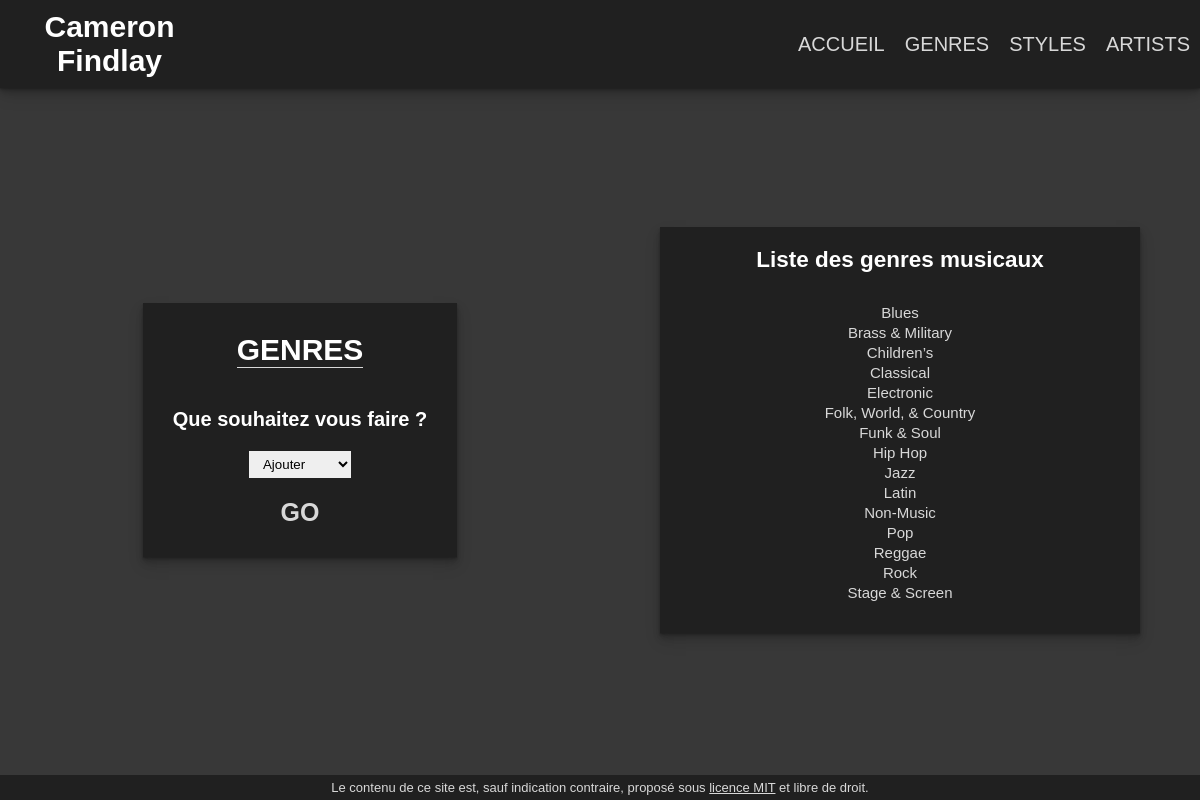
Screenshot of /?genres with the database file from the repository.
### tables this page shows
CREATE TABLE `genres` (
  `genre_id` int(11) NOT NULL,
  `genre_name` varchar(255) DEFAULT NULL
);

### src/php/model/model.genres.php (called while the page is built, shortened)
<?php
class Genres {
  public static function afficheGenres() {
    try {
      $pdo = new PDO(DB_DRIVER . ":host=" . DB_HOST . ";dbname=" . DB_NAME . ";charset=" . DB_CHARSET, DB_LOGIN, DB_PASS, DB_OPTIONS);
      $requete = "SELECT * FROM `genres`;";
      $prepare = $pdo->prepare($requete);
      $prepare->execute();
      $resultat = $prepare->fetchAll();
      return $resultat;
    } catch (PDOException $e) {
      exit("❌🙀❌ OOPS :\n" . $e->getMessage());
    }
  }
}

### src/php/view/view.genre.list.php (the view)
<div>
  <h2>Liste des genres musicaux</h2>
  <ul>
    <?php
    foreach($listGenres as $key => $value){
      echo "<li>".htmlentities($value['genre_name'], ENT_QUOTES)."</li>";
    }
    ?>
  </ul>
</div>

### index.php (shortened to what this page needs)
<?php
parse_str($_SERVER["QUERY_STRING"], $qs);
$keys = array_keys($qs);
$route = array_shift($keys);
  switch ($route){
    case "genres":
      include("src/php/controller/control.genres.php");
    break;
  }
  exit;

### src/php/view/view.header.php (shortened to what this page needs)
<!DOCTYPE html>
<html lang="fr">
<head>
  <link rel="stylesheet" type="text/css" href="src/css/style.css" />
</head>
<body>
  <nav>
    <a href="?accueil">
      <h1>Cameron Findlay</h1>
    </a>
    <div class="menu">
      <a href="?accueil">accueil</a>
      <a href="?genres">genres</a>
      <a href="?styles">styles</a>
      <a href="?artists">artists</a>
    </div>
  </nav>
  <main>

### src/php/controller/control.genres.php (shortened to what this page needs)
<?php
  require "src/php/model/model.genres.php";
  $listGenres = Genres::afficheGenres();
require "src/php/view/view.header.php";
  if(!isset($_POST['select_genre_submit']) && !isset($_POST['select_genre_mod_submit'])){
    require "src/php/view/view.genre.1.php";
  }
  require "src/php/view/view.genre.list.php";
require "src/php/view/view.footer.php";

### src/php/view/view.genre.1.php (shortened to what this page needs)
<form action="?genres" method="POST">
<h1>Genres</h1>
<h2>Que souhaitez vous faire ?</h2>
<select name="select_genre" id="select_genres">
<option value="select_genre_add">Ajouter</option>
</select>
<input type="submit" value="Go" name="select_genre_submit">
</form>

### src/php/view/view.footer.php (shortened to what this page needs)
</main>
<footer>Le contenu de ce site est, sauf indication contraire, proposé sous <a href="?licence">licence MIT</a> et libre de droit.</footer>
</body>
</html>

### src/css/style.css (style rules this page uses)
*, *::after, *::before { padding: 0; margin: 0; -webkit-box-sizing: border-box; box-sizing: border-box; }
html { font-size: 62.5%; font-family: Arial, Helvetica, sans-serif; color: #d8d8d8; }
body { height: 100vh; background-color: #383838; display: -ms-grid; display: grid; place-items: center; }
body nav { position: fixed; top: 0; width: 100%; height: auto; display: -webkit-box; display: -ms-flexbox; display: flex; background-color: #202020; -webkit-box-shadow: 0 1px 1px rgba(0, 0, 0, 0.11), 0 2px 2px rgba(0, 0, 0, 0.11), 0 4px 4px rgba(0, 0, 0, 0.11), 0 6px 8px rgba(0, 0, 0, 0.11), 0 8px 16px rgba(0, 0, 0, 0.11); box-shadow: 0 1px 1px rgba(0, 0, 0, 0.11), 0 2px 2px rgba(0, 0, 0, 0.11), 0 4px 4px rgba(0, 0, 0, 0.11), 0 6px 8px rgba(0, 0, 0, 0.11), 0 8px 16px rgba(0, 0, 0, 0.11); }
body nav > a { text-align: center; text-decoration: none; color: #d8d8d8; font-size: 2rem; padding: 1rem; -webkit-transition: color .3s; transition: color .3s; }
body nav .menu { width: 100%; display: -webkit-box; display: -ms-flexbox; display: flex; -webkit-box-align: center; -ms-flex-align: center; align-items: center; -webkit-box-pack: end; -ms-flex-pack: end; justify-content: flex-end; }
body nav .menu a { text-decoration: none; color: #d8d8d8; font-size: 2rem; padding: 1rem; text-transform: uppercase; -webkit-transition: color .3s; transition: color .3s; }
body footer { width: 100%; height: auto; padding: .5rem; background-color: #202020; position: fixed; bottom: 0; text-align: center; font-size: 1.3rem; }
body footer a { color: #d8d8d8; text-decoration: underline; -webkit-transition: color .3s; transition: color .3s; }
body main { height: 100%; width: 100%; display: -ms-grid; display: grid; -ms-grid-columns: 1fr 1fr; grid-template-columns: 1fr 1fr; -ms-grid-rows: 1fr; grid-template-rows: 1fr; place-items: center; }
body main > * { margin-top: 10rem; margin-bottom: 4rem; }
body main div { display: -webkit-box; display: -ms-flexbox; display: flex; -webkit-box-orient: vertical; -webkit-box-direction: normal; -ms-flex-direction: column; flex-direction: column; -webkit-box-pack: center; -ms-flex-pack: center; justify-content: center; -webkit-box-align: center; -ms-flex-align: center; align-items: center; width: 40vw; font-size: 1.5rem; max-height: 80vh; overflow-y: scroll; -ms-overflow-style: none; scrollbar-width: none; background-color: #202020; -webkit-box-shadow: 0 1px 1px rgba(0, 0, 0, 0.11), 0 2px 2px rgba(0, 0, 0, 0.11), 0 4px 4px rgba(0, 0, 0, 0.11), 0 6px 8px rgba(0, 0, 0, 0.11), 0 8px 16px rgba(0, 0, 0, 0.11); box-shadow: 0 1px 1px rgba(0, 0, 0, 0.11), 0 2px 2px rgba(0, 0, 0, 0.11), 0 4px 4px rgba(0, 0, 0, 0.11), 0 6px 8px rgba(0, 0, 0, 0.11), 0 8px 16px rgba(0, 0, 0, 0.11); }
body main div h2 { margin: 2rem 0 0 0; color: white; text-align: center; }
body main div ul { margin: 3rem 0 3rem 0; width: 100%; display: -webkit-box; display: -ms-flexbox; display: flex; -webkit-box-orient: vertical; -webkit-box-direction: normal; -ms-flex-direction: column; flex-direction: column; -webkit-box-pack: center; -ms-flex-pack: center; justify-content: center; -webkit-box-align: center; -ms-flex-align: center; align-items: center; list-style: none; }
body main div ul * { line-height: 2rem; }
body main form { max-width: 45vw; background-color: #202020; display: -ms-grid; display: grid; place-items: center; -webkit-box-shadow: 0 1px 1px rgba(0, 0, 0, 0.11), 0 2px 2px rgba(0, 0, 0, 0.11), 0 4px 4px rgba(0, 0, 0, 0.11), 0 6px 8px rgba(0, 0, 0, 0.11), 0 8px 16px rgba(0, 0, 0, 0.11); box-shadow: 0 1px 1px rgba(0, 0, 0, 0.11), 0 2px 2px rgba(0, 0, 0, 0.11), 0 4px 4px rgba(0, 0, 0, 0.11), 0 6px 8px rgba(0, 0, 0, 0.11), 0 8px 16px rgba(0, 0, 0, 0.11); padding: 3rem; }
body main form h1, body main form h2 { color: white; }
body main form h1 { border-bottom: 1px solid #d8d8d8; font-size: 3rem; text-transform: uppercase; margin-bottom: 2rem; }
body main form h2 { font-size: 2rem; margin: 2rem 0 2rem 0; }
body main form select { padding: .5rem 1rem .5rem 1rem; outline: none; border: none; }
body main form input[type=submit] { border: none; outline: none; background: none; text-transform: uppercase; font-weight: 700; font-size: 2.5rem; color: #d8d8d8; -webkit-transition: color .3s; transition: color .3s; cursor: pointer; margin-top: 2rem; }

### rows the page displays
genres: genre_name "Blues"
genres: genre_name "Brass & Military"
genres: genre_name "Children’s"
genres: genre_name "Classical"
genres: genre_name "Electronic"
genres: genre_name "Folk, World, & Country"
genres: genre_name "Funk & Soul"
genres: genre_name "Hip Hop"
genres: genre_name "Jazz"
genres: genre_name "Latin"
genres: genre_name "Non-Music"
genres: genre_name "Pop"
genres: genre_name "Reggae"
genres: genre_name "Rock"
genres: genre_name "Stage & Screen"
